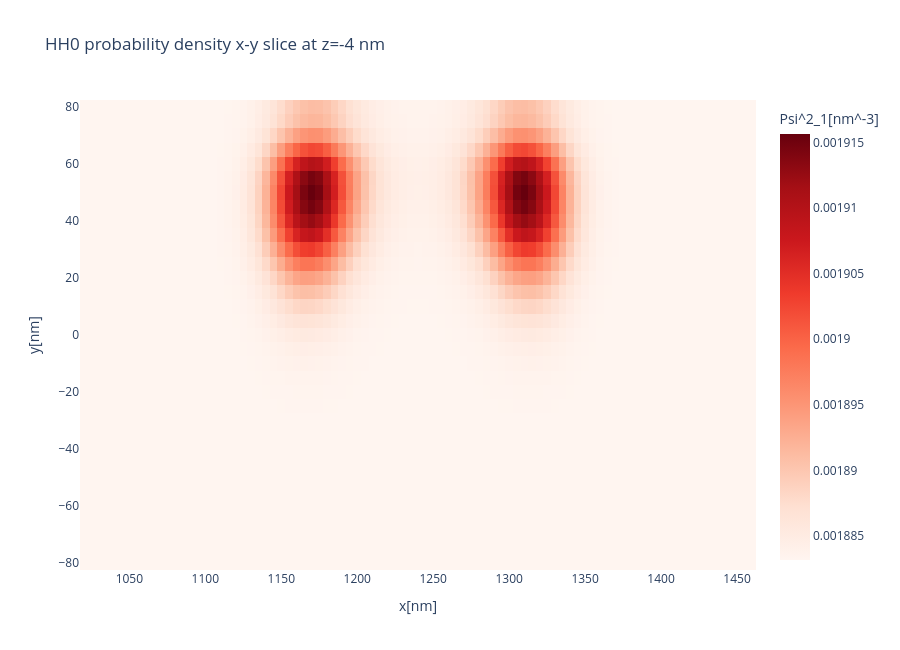

Write notebook code for a chart like this one.
### Code cell
hh0_peak_z_values = sorted(hh0_probability_peaks["z_nm"].unique())
hh0_peak_z_nm = float(hh0_peak_z_values[0])

if len(hh0_peak_z_values) > 1:
    print(f"HH0 peaks occur at multiple z coordinates: {hh0_peak_z_values}. Plotting z={hh0_peak_z_nm:g} nm.")
else:
    print(f"Plotting HH0 probability density at peak z={hh0_peak_z_nm:g} nm.")

fig_hh0_probability_xy = nnt.plot_vtr_slice_interactive(
    HH0_PROBABILITY_VTR,
    variable="Psi^2_1",
    slice_axis="z",
    slice_value=hh0_peak_z_nm,
    title=f"HH0 probability density x-y slice at z={hh0_peak_z_nm:g} nm",
    colorscale="Reds",
)

### Figure 1 — Plotly figure (JSON) as saved in the notebook; plotly's stock layout.template omitted (floating-point values rounded to 4 significant figures; data arrays with more than 128 entries replaced by an {"elided": "..."} marker saying what was removed)
{"data": [{"colorbar": {"title": {"text": "Psi^2_1[nm^-3]"}}, "colorscale": [[0, "rgb(255,245,240)"], [0.125, "rgb(254,224,210)"], [0.25, "rgb(252,187,161)"], [0.375, "rgb(252,146,114)"], [0.5, "rgb(251,106,74)"], [0.625, "rgb(239,59,44)"], [0.75, "rgb(203,24,29)"], [0.875, "rgb(165,15,21)"], [1, "rgb(103,0,13)"]], "type": "heatmap", "x": [1020.0, 1025.0, 1030.0, 1035.0, 1040.0, 1045.0, 1050.0, 1055.0, 1060.0, 1065.0, 1070.0, 1075.0, 1080.0, 1085.0, 1090.0, 1095.0, 1100.0, 1105.0, 1110.0, 1115.0, 1120.0, 1125.0, 1130.0, 1135.0, 1140.0, 1145.0, 1150.0, 1155.0, 1160.0, 1165.0, 1170.0, 1175.0, 1180.0, 1185.0, 1190.0, 1195.0, 1200.0, 1205.0, 1210.0, 1215.0, 1220.0, 1225.0, 1230.0, 1235.0, 1240.0, 1245.0, 1250.0, 1255.0, 1260.0, 1265.0, 1270.0, 1275.0, 1280.0, 1285.0, 1290.0, 1295.0, 1300.0, 1305.0, 1310.0, 1315.0, 1320.0, 1325.0, 1330.0, 1335.0, 1340.0, 1345.0, 1350.0, 1355.0, 1360.0, 1365.0, 1370.0, 1375.0, 1380.0, 1385.0, 1390.0, 1395.0, 1400.0, 1405.0, 1410.0, 1415.0, 1420.0, 1425.0, 1430.0, 1435.0, 1440.0, 1445.0, 1450.0, 1455.0, 1460.0], "y": [-80.0, -75.0, -70.0, -65.0, -60.0, -55.0, -50.0, -45.0, -40.0, -35.0, -30.0, -25.0, -20.0, -15.0, -10.0, -5.0, 0.0, 5.0, 10.0, 15.0, 20.0, 25.0, 30.0, 35.0, 40.0, 45.0, 50.0, 55.0, 60.0, 65.0, 70.0, 75.0, 80.0], "z": {"elided": "33x89 float values"}}], "layout": {"height": 650, "title": {"text": "HH0 probability density x-y slice at z=-4 nm"}, "xaxis": {"title": {"text": "x[nm]"}}, "yaxis": {"title": {"text": "y[nm]"}}}}
